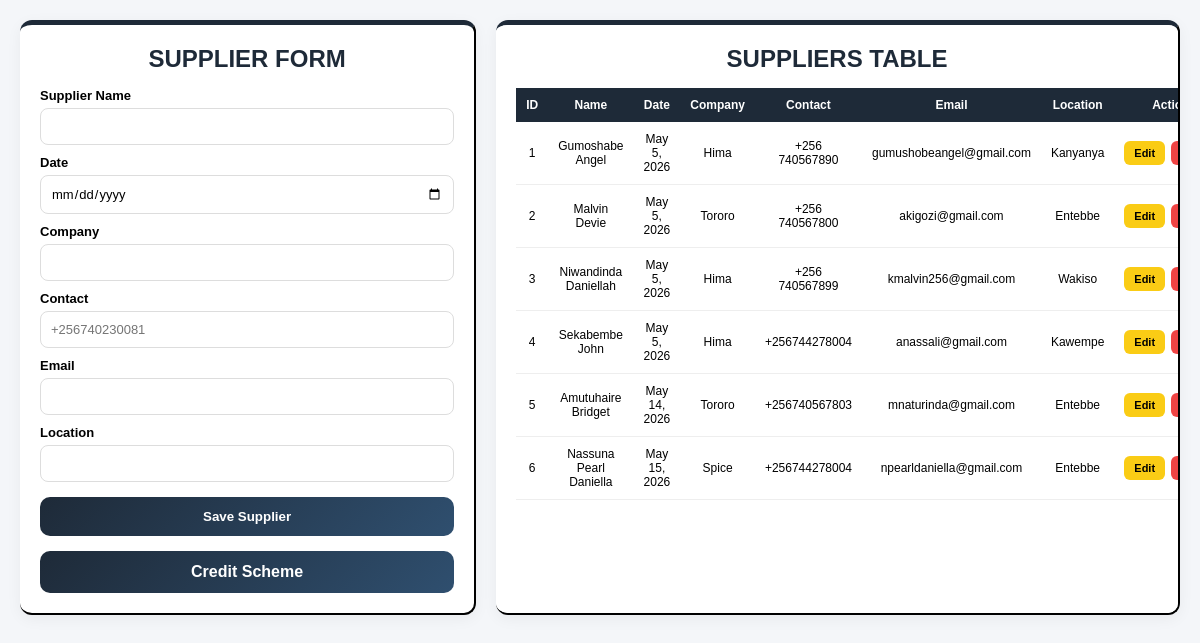
The app's page /supplier/ with its own data.
### hardwareapp/models.py (models this page shows, shortened)
class Supplier(models.Model):
    supplier_name = models.CharField(max_length=100)
    company = models.CharField(max_length=100)
    contact = models.CharField(max_length=14, blank=True, null=True)
    email = models.EmailField()
    location = models.CharField(max_length=100)
    date = models.DateField(default=timezone.now)
    created_at = models.DateTimeField(auto_now_add=True)
    updated_at = models.DateTimeField(auto_now=True)

### hardwareapp/views.py (the view, shortened to what this page needs)
# urls.py: path('supplier/', views.suppliers, name='supplier'),
def suppliers(request):
    suppliers = Supplier.objects.all()
    return render(request, "suppliers.html", {
        "suppliers": suppliers
    })

### hardwareapp/templates/suppliers.html (shortened to what this page needs)
{% load static %}
<!doctype html>
<html lang="en">
  <head>
  </head>
  <body>
    <div class="container">
      <div class="form-box">
        <h2>SUPPLIER FORM</h2>
        <form method="POST">
          <label>Supplier Name</label>
          <input type="text" name="supplier_name" required />
          <label>Date</label>
          <input type="date" name="date" required />
          <label>Company</label>
          <input type="text" name="company" required />
          <label>Contact</label>
          <input
            type="text"
            name="contact"
            placeholder="+256740230081"
            pattern="^\+256[0-9]{9}$"
            maxlength="13"
            title="Phone must be in format +256XXXXXXXXX"
            required
          />
          <label>Email</label>
          <input type="email" name="email" required />
          <label>Location</label>
          <input type="text" name="location" required />
          <button type="submit">Save Supplier</button>
          <a href="{% url 'credit' %}" class="btn">Credit Scheme</a>
        </form>
      </div>
      <div class="table-box">
        <h2>SUPPLIERS TABLE</h2>
        <table>
          <tr>
            <th>ID</th>
            <th>Name</th>
            <th>Date</th>
            <th>Company</th>
            <th>Contact</th>
            <th>Email</th>
            <th>Location</th>
            <th>Actions</th>
          </tr>
          {% for supplier in suppliers %}
          <tr>
            <td>{{ supplier.id }}</td>
            <td>{{ supplier.supplier_name }}</td>
            <td>{{ supplier.date }}</td>
            <td>{{ supplier.company }}</td>
            <td>{{ supplier.contact }}</td>
            <td>{{ supplier.email }}</td>
            <td>{{ supplier.location }}</td>
            <td>
              <div class="actions">
                <a
                  href="{% url 'edit_supplier' supplier.id %}"
                  class="edit-btn"
                >
                  Edit
                </a>
                <a
                  href="{% url 'delete_supplier' supplier.id %}"
                  class="delete-btn"
                  onclick="
                    return confirm(
                      'Are you sure you want to delete this supplier? This action cannot be undone!',
                    );
                  "
                >
                </a>
              </div>
            </td>
          </tr>
          {% empty %}
          <tr>
            <td colspan="8">No suppliers found</td>
          </tr>
          {% endfor %}
        </table>
      </div>
    </div>
  </body>
</html>

### hardwareapp/templates/suppliers.html (style rules this page uses)
* { margin: 0; padding: 0; box-sizing: border-box; font-family: Arial, sans-serif; }
body { background: #f4f6f9; min-height: 100vh; padding: 20px; }
.container { display: flex; gap: 20px; }
.form-box, .table-box { background: #fff; padding: 20px; border-radius: 12px; border-top: 5px solid #1e2a38; border-right: 2px solid black; border-bottom: 2px solid black; box-shadow: 0 4px 15px rgba(0, 0, 0, 0.05); }
.form-box { width: 40%; }
.table-box { width: 60%; overflow-x: auto; }
h2 { text-align: center; margin-bottom: 15px; color: #1e2a38; }
label { display: block; margin-top: 10px; font-weight: 600; font-size: 13px; }
input { width: 100%; padding: 10px; margin-top: 5px; border: 1px solid #ddd; border-radius: 8px; font-size: 13px; }
button, .btn { width: 100%; margin-top: 15px; padding: 12px; background: linear-gradient(135deg, #1e2a38, #2f4f6f); color: white; border: none; border-radius: 10px; font-weight: bold; text-align: center; text-decoration: none; display: block; cursor: pointer; transition: 0.3s; }
table { width: 100%; border-collapse: collapse; font-size: 12px; }
th { background: #1e2a38; color: white; padding: 10px; font-size: 12px; }
td { padding: 10px; text-align: center; border-bottom: 1px solid #eee; font-size: 12px; }
.actions { display: flex; gap: 6px; justify-content: center; align-items: center; }
.edit-btn { background: #facc15; color: black; padding: 6px 10px; border-radius: 6px; text-decoration: none; font-size: 11px; font-weight: bold; transition: 0.2s; }
.delete-btn { background: #ef4444; color: white; padding: 6px 10px; border-radius: 6px; text-decoration: none; font-size: 11px; font-weight: bold; transition: 0.2s; }

### records on screen
Supplier: id "1", supplier_name "Gumoshabe Angel", date "May 5, 2026", company "Hima", contact "+256 740567890", email "gumushobeangel@gmail.com", location "Kanyanya"
Supplier: id "2", supplier_name "Malvin Devie", date "May 5, 2026", company "Tororo", contact "+256 740567800", email "akigozi@gmail.com", location "Entebbe"
Supplier: id "3", supplier_name "Niwandinda Daniellah", date "May 5, 2026", company "Hima", contact "+256 740567899", email "kmalvin256@gmail.com", location "Wakiso"
Supplier: id "4", supplier_name "Sekabembe John", date "May 5, 2026", company "Hima", contact "+256744278004", email "anassali@gmail.com", location "Kawempe"
Supplier: id "5", supplier_name "Amutuhaire Bridget", date "May 14, 2026", company "Tororo", contact "+256740567803", email "mnaturinda@gmail.com", location "Entebbe"
Supplier: id "6", supplier_name "Nassuna Pearl Daniella", date "May 15, 2026", company "Spice", contact "+256744278004", email "npearldaniella@gmail.com", location "Entebbe"
